Frame 1 (no input): blank canvas, image omitted
Frame 60 (the mouse pressed at the canvas centre just before this capture): blank canvas, image omitted
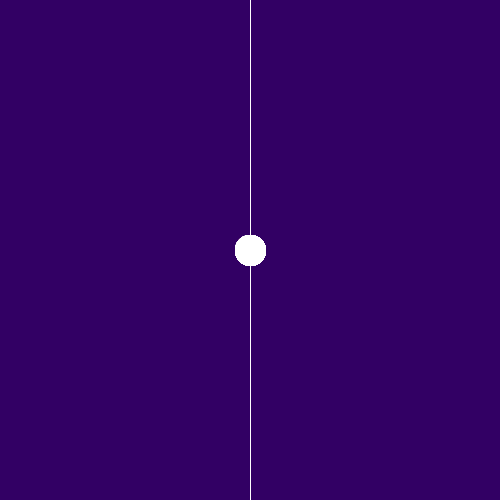
Frame 120 (the mouse held since frame 60 and released just before this capture)

The Processing sketch whose frames 1 and 60 were blank and that drew this single picture after the mouse press (run headless with seeded random() and noise(); from frame 60 on, the mouse is pressed at the canvas centre):

// Processing sketch: processing_149515
// ── processing_149515.pde



void setup() {
size (500, 500);
background(50, 0, 100);

}

void draw() {
  
  float a = mouseX;
  if ((a>100)&&(a<400)) {
    
    stroke(255);
    ellipse(a, mouseY, 30, 30);
    line(250, 0, 250, height);
  }
}
